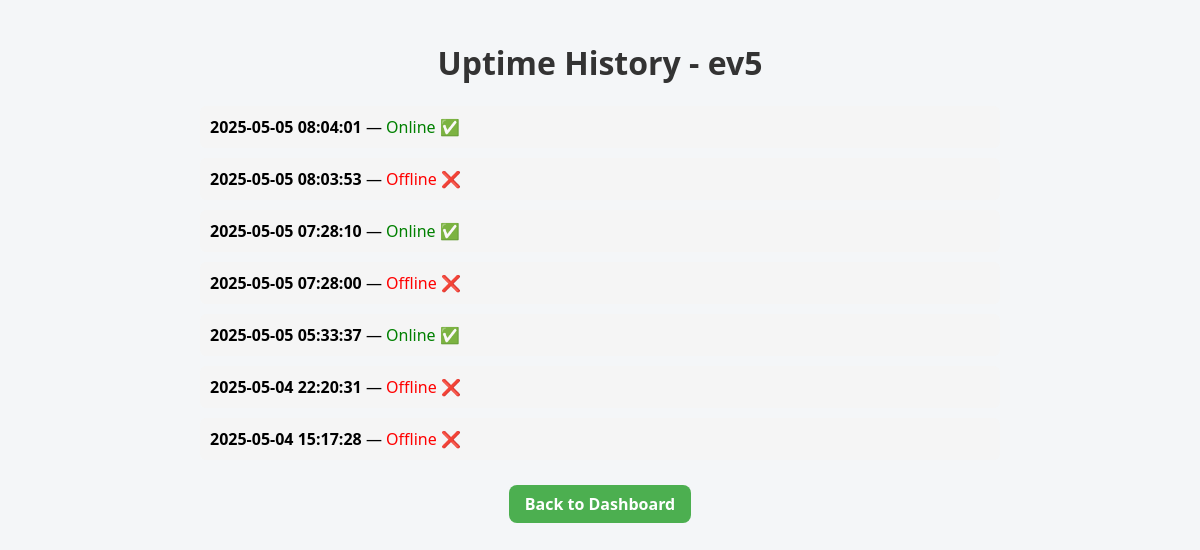
Screenshot of /logs/server/6 with the database file from the repository.
### app/database.py (models this page shows)
class Server(Base):
    __tablename__ = "servers"
    id = Column(Integer, primary_key=True, index=True)
    name = Column(String, index=True)
    address = Column(String, index=True)
    port = Column(Integer, nullable=True)
    status = Column(String, default="Unknown")
    check_type = Column(String, default="ping")  # ping, port, http, http-keyword
    keyword = Column(String, nullable=True)
    monitoring = Column(Boolean, default=True)
    category_id = Column(Integer, ForeignKey("categories.id"))
    category = relationship("Category", back_populates="servers")

class UptimeLog(Base):
    __tablename__ = "uptime_logs"
    id = Column(Integer, primary_key=True, index=True)
    server_id = Column(Integer, index=True)
    status = Column(String)  # Online یا Offline
    timestamp = Column(DateTime, default=datetime.utcnow)

### app/main.py (the view)
@app.get("/logs/server/{server_id}", response_class=HTMLResponse)
async def uptime_history(request: Request, server_id: int):
    db = SessionLocal()
    server = db.query(Server).filter(Server.id == server_id).first()
    logs = db.query(UptimeLog).filter(UptimeLog.server_id == server_id).order_by(UptimeLog.timestamp.desc()).all()
    db.close()
    if not server:
        return RedirectResponse(url="/", status_code=302)
    return templates.TemplateResponse("uptime_history.html", {
        "request": request,
        "server": server,
        "logs": logs
    })

### app/templates/uptime_history.html (shortened to what this page needs)
<!DOCTYPE html>
<html lang="en">
<head>
    <link rel="stylesheet" href="/static/styles.css">
</head>
<body>
    <h1 style="text-align:center;">Uptime History - {{ server.name }}</h1>
    <div class="log-container" style="max-width: 800px; margin: auto;">
        {% if logs %}
            <ul style="list-style: none; padding: 0;">
                {% for log in logs %}
                    <li style="margin: 10px 0; padding: 10px; background: #f5f5f5; border-radius: 6px;">
                        <strong>{{ log.timestamp.strftime('%Y-%m-%d %H:%M:%S') }}</strong> —
                        {% if log.status == "Online" %}
                            <span style="color: green;">Online ✅</span>
                        {% else %}
                            <span style="color: red;">Offline ❌</span>
                        {% endif %}
                    </li>
                {% endfor %}
            </ul>
        {% else %}
            <p style="text-align:center;">No history available yet.</p>
        {% endif %}
    </div>
    <div style="text-align: center; margin-top: 20px;">
        <a href="/" class="button button-start">Back to Dashboard</a>
    </div>
</body>
</html>

### app/static/styles.css (style rules this page uses)
body { font-family: 'Segoe UI', Tahoma, Geneva, Verdana, sans-serif; background-color: #f4f6f8; margin: 0; padding: 20px; }
h1 { text-align: center; color: #333; }
.button { display: inline-block; padding: 8px 16px; margin: 5px; border: none; border-radius: 8px; text-decoration: none; font-weight: bold; cursor: pointer; transition: background 0.3s; }
.button-start { background-color: #4CAF50; color: white; }

### rows the page displays
Server: name "ev5"
UptimeLog: timestamp "2025-05-05 08:04:01", status "Online ✅"
UptimeLog: timestamp "2025-05-05 08:03:53", status "Offline ❌"
UptimeLog: timestamp "2025-05-05 07:28:10", status "Online ✅"
UptimeLog: timestamp "2025-05-05 07:28:00", status "Offline ❌"
UptimeLog: timestamp "2025-05-05 05:33:37", status "Online ✅"
UptimeLog: timestamp "2025-05-04 22:20:31", status "Offline ❌"
UptimeLog: timestamp "2025-05-04 15:17:28", status "Offline ❌"
